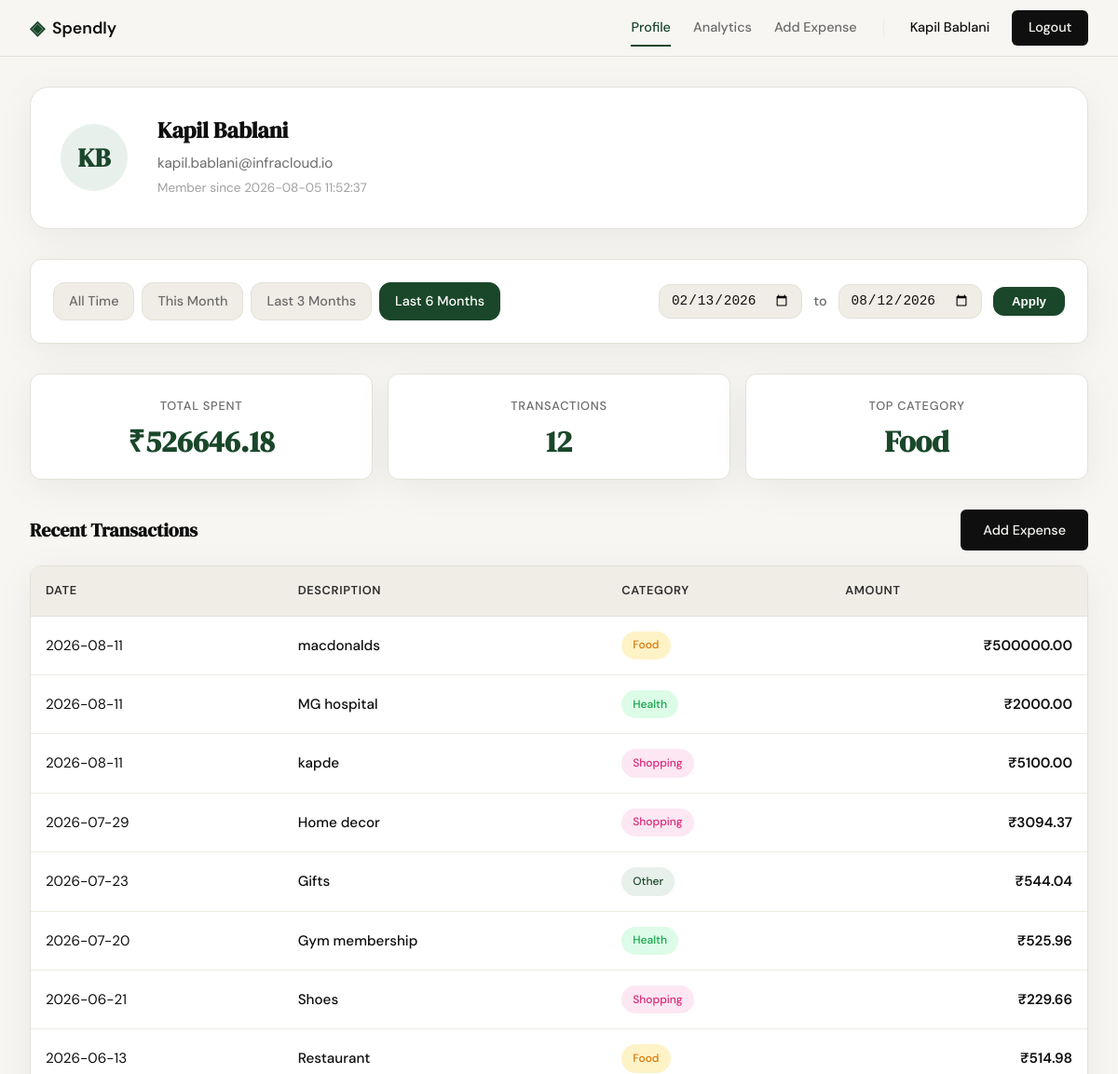
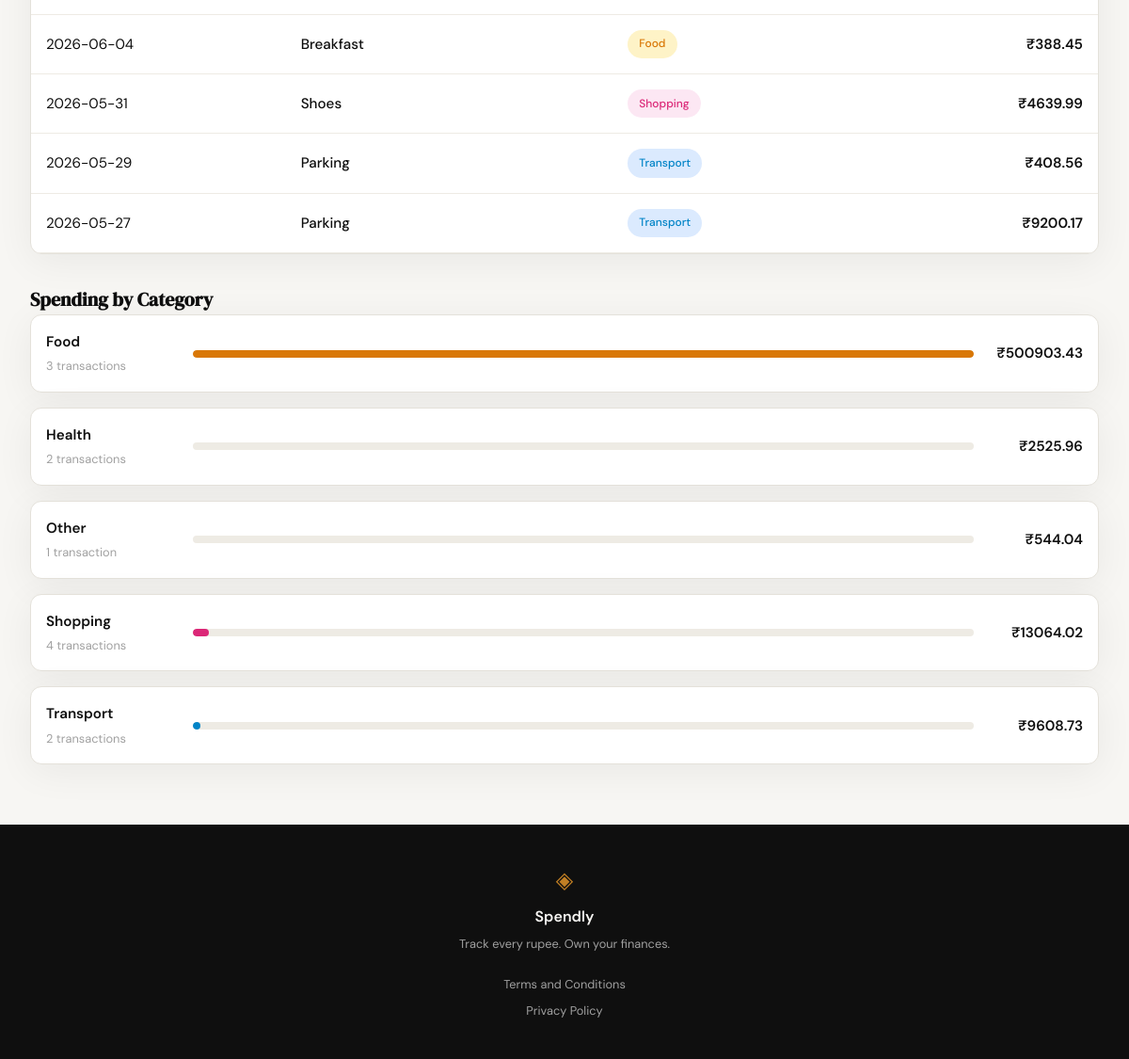
/profile?date_from=2026-02-13&date_to=2026-08-12 (signed in), run on the app's committed database (2 pictures, top to bottom).
### tables this page shows
CREATE TABLE users (
            id INTEGER PRIMARY KEY AUTOINCREMENT,
            name TEXT NOT NULL,
            email TEXT UNIQUE NOT NULL,
            password_hash TEXT NOT NULL,
            created_at TEXT DEFAULT (datetime('now'))
        );

CREATE TABLE expenses (
            id INTEGER PRIMARY KEY AUTOINCREMENT,
            user_id INTEGER NOT NULL,
            amount REAL NOT NULL,
            category TEXT NOT NULL,
            date TEXT NOT NULL,
            description TEXT,
            created_at TEXT DEFAULT (datetime('now')),
            FOREIGN KEY (user_id) REFERENCES users (id)
        );

### app.py (the view)
@app.route("/profile")
def profile():
    if not session.get("user_id"):
        return redirect(url_for("login"))
    user_id = session.get("user_id")
    date_from = parse_iso_date(request.args.get("date_from"))
    date_to = parse_iso_date(request.args.get("date_to"))
    if date_from and date_to and date_from > date_to:
        flash("Start date must be before end date.", "error")
        date_from = None
        date_to = None
    user = get_user_by_id(user_id)
    if not user:
        return redirect(url_for("login"))
    user_name = user["name"]
    user_email = user["email"]
    user_initials = "".join(word[0].upper() for word in user_name.split())
    member_since = user["created_at"]
    expenses = get_user_expenses(user_id, date_from, date_to)
    transactions_data = [
        {
            "date": expense["date"],
            "description": expense["description"] or "",
            "category": expense["category"],
            "category_slug": expense["category"].lower(),
            "amount": f"{expense['amount']:.2f}"
        }
        for expense in expenses
    ]
    summary = get_expense_summary(user_id, date_from, date_to)
    total_spent = summary["total"]
    transaction_count = summary["count"]
    top_category = summary["top_category"]
    categories = summary["categories"]
    preset_this_month = get_preset_dates("this_month")
    preset_last_3_months = get_preset_dates("last_3_months")
    preset_last_6_months = get_preset_dates("last_6_months")
    active_preset = determine_active_preset(date_from, date_to)
    context = {
        "user_name": user_name,
        "user_initials": user_initials,
        "user_email": user_email,
        "member_since": member_since,
        "total_spent": total_spent,
        "transaction_count": transaction_count,
        "top_category": top_category,
        "transactions": transactions_data,
        "categories": categories,
        "date_from": date_from,
        "date_to": date_to,
        "active_preset": active_preset,
        "preset_this_month": preset_this_month,
        "preset_last_3_months": preset_last_3_months,
        "preset_last_6_months": preset_last_6_months,
    }
    return render_template("profile.html", **context)

### app.py (called while the page is built)
def parse_iso_date(value):
    if not value:
        return None
    try:
        return datetime.strptime(value, "%Y-%m-%d").date().isoformat()
    except ValueError:
        return None

def get_preset_dates(preset):
    today = datetime.now().date()
    if preset == "this_month":
        return {
            "from": today.replace(day=1).isoformat(),
            "to": today.isoformat()
        }
    elif preset == "last_3_months":
        return {
            "from": (today - timedelta(days=90)).isoformat(),
            "to": today.isoformat()
        }
    elif preset == "last_6_months":
        return {
            "from": (today - timedelta(days=180)).isoformat(),
            "to": today.isoformat()
        }
    else:  # "all_time" or absent
        return {"from": None, "to": None}

def determine_active_preset(date_from, date_to):
    if not date_from or not date_to:
        return "all_time"
    for preset in ("this_month", "last_3_months", "last_6_months"):
        preset_dates = get_preset_dates(preset)
        if date_from == preset_dates["from"] and date_to == preset_dates["to"]:
            return preset
    return "custom"

### database/db.py (called while the page is built)
def get_db():
    db_path = os.path.join(os.path.dirname(__file__), "..", "spendly.db")
    conn = sqlite3.connect(db_path)
    conn.row_factory = sqlite3.Row
    conn.execute("PRAGMA foreign_keys = ON")
    return conn

def get_user_by_id(user_id):
    db = get_db()
    cursor = db.cursor()
    cursor.execute("SELECT id, name, email, created_at FROM users WHERE id = ?", (user_id,))
    user = cursor.fetchone()
    db.close()
    return user

def get_user_expenses(user_id, date_from=None, date_to=None):
    db = get_db()
    cursor = db.cursor()
    query = "SELECT id, amount, category, date, description FROM expenses WHERE user_id = ?"
    params = [user_id]
    if date_from and date_to:
        query += " AND date BETWEEN ? AND ?"
        params.extend([date_from, date_to])
    query += " ORDER BY date DESC"
    cursor.execute(query, tuple(params))
    expenses = cursor.fetchall()
    db.close()
    return expenses if expenses else []

### templates/profile.html (shortened to what this page needs)
{% extends "base.html" %}
{% block head %}
<link rel="stylesheet" href="{{ url_for('static', filename='css/profile.css') }}">
{% endblock %}
{% block content %}
<div class="profile-wrapper">
  <div class="user-card">
    <div class="user-avatar">{{ user_initials }}</div>
    <div class="user-details">
      <h1 class="user-name">{{ user_name }}</h1>
      <p class="user-email">{{ user_email }}</p>
      <p class="user-meta">Member since {{ member_since }}</p>
    </div>
  </div>
  <div class="filter-bar">
    <div class="filter-presets">
      <a href="{{ url_for('profile') }}"
         class="preset-btn {% if active_preset == 'all_time' %}preset-btn--active{% endif %}">
        All Time
      </a>
      <a href="{{ url_for('profile', date_from=preset_this_month['from'], date_to=preset_this_month['to']) }}"
         class="preset-btn {% if active_preset == 'this_month' %}preset-btn--active{% endif %}">
        This Month
      </a>
      <a href="{{ url_for('profile', date_from=preset_last_3_months['from'], date_to=preset_last_3_months['to']) }}"
         class="preset-btn {% if active_preset == 'last_3_months' %}preset-btn--active{% endif %}">
        Last 3 Months
      </a>
      <a href="{{ url_for('profile', date_from=preset_last_6_months['from'], date_to=preset_last_6_months['to']) }}"
         class="preset-btn {% if active_preset == 'last_6_months' %}preset-btn--active{% endif %}">
        Last 6 Months
      </a>
    </div>
    <form method="GET" action="{{ url_for('profile') }}" class="filter-form">
      <input type="date" name="date_from" value="{{ date_from or '' }}" class="filter-input">
      <span class="filter-separator">to</span>
      <input type="date" name="date_to" value="{{ date_to or '' }}" class="filter-input">
      <button type="submit" class="filter-apply">Apply</button>
    </form>
  </div>
  <div class="stats-grid">
    <div class="stat-box">
      <div class="stat-label">Total Spent</div>
      <div class="stat-value">₹{{ total_spent }}</div>
    </div>
    <div class="stat-box">
      <div class="stat-label">Transactions</div>
      <div class="stat-value">{{ transaction_count }}</div>
    </div>
    <div class="stat-box">
      <div class="stat-label">Top Category</div>
      <div class="stat-value">{{ top_category }}</div>
    </div>
  </div>
  <section class="profile-section">
    <div class="section-header">
      <h2 class="section-heading">Recent Transactions</h2>
      <a href="{{ url_for('add_expense') }}" class="btn-primary">Add Expense</a>
    </div>
    <div class="transactions-table-wrapper">
      <table class="transactions-table">
        <thead>
          <tr>
            <th>Date</th>
            <th>Description</th>
            <th>Category</th>
            <th class="amount-cell">Amount</th>
          </tr>
        </thead>
        <tbody>
          {% for transaction in transactions %}
          <tr>
            <td class="date-cell">{{ transaction.date }}</td>
            <td class="description-cell">{{ transaction.description }}</td>
            <td class="category-cell">
              <span class="category-badge category-{{ transaction.category_slug }}">
                {{ transaction.category }}
              </span>
            </td>
            <td class="amount-cell">₹{{ transaction.amount }}</td>
          </tr>
          {% endfor %}
        </tbody>
      </table>
    </div>
  </section>
  <section class="profile-section">
    <h2 class="section-heading">Spending by Category</h2>
    <div class="breakdown-list">
      {% for category in categories %}
      <div class="breakdown-item">
        <div class="breakdown-label">
          <span class="breakdown-name">{{ category.name }}</span>
          <span class="breakdown-count">{{ category.count }} transaction{% if category.count != 1 %}s{% endif %}</span>
        </div>
        <div class="breakdown-bar-container">
          <div class="breakdown-bar">
            <div
              class="breakdown-bar-fill category-{{ category.slug }}"
              style="width: {{ category.percentage }}%"
            ></div>
          </div>
        </div>
        <div class="breakdown-amount">₹{{ category.total }}</div>
      </div>
      {% endfor %}
    </div>
  </section>
</div>
{% endblock %}

### templates/base.html (shortened to what this page needs)
<!DOCTYPE html>
<html lang="en">
<head>
    <link rel="stylesheet" href="{{ url_for('static', filename='css/style.css') }}">
    {% block head %}{% endblock %}
</head>
<body>
    <nav class="navbar">
        <div class="nav-inner">
            <a href="{{ url_for('landing') }}" class="nav-brand">
                <span class="brand-icon">◈</span>
                <span class="brand-name">Spendly</span>
            </a>
            <div class="nav-links">
                {% if session.get('user_id') %}
                    <a href="{{ url_for('profile') }}" class="nav-link {% if request.endpoint == 'profile' %}active{% endif %}">Profile</a>
                    <a href="{{ url_for('analytics') }}" class="nav-link {% if request.endpoint == 'analytics' %}active{% endif %}">Analytics</a>
                    <a href="{{ url_for('add_expense') }}" class="nav-link {% if request.endpoint == 'add_expense' %}active{% endif %}">Add Expense</a>
                    <span class="nav-username">{{ session.get('user_name', 'User') }}</span>
                    <a href="{{ url_for('logout') }}" class="nav-cta">Logout</a>
                {% else %}
                    <a href="{{ url_for('login') }}">Sign in</a>
                    <a href="{{ url_for('register') }}" class="nav-cta">Get started</a>
                {% endif %}
            </div>
        </div>
    </nav>
    <main class="main-content">
        {% block content %}{% endblock %}
    </main>
    <footer class="footer">
        <div class="footer-inner">
            <span class="brand-icon">◈</span>
            <span class="footer-name">Spendly</span>
            <p class="footer-copy">Track every rupee. Own your finances.</p>
            <div class="footer-links">
                <a href="{{ url_for('terms') }}">Terms and Conditions</a>
                <a href="{{ url_for('privacy') }}">Privacy Policy</a>
            </div>
        </div>
    </footer>
</body>
</html>

### static/css/style.css (style rules this page uses)
:root { --ink: #0f0f0f; --ink-soft: #2d2d2d; --ink-muted: #6b6b6b; --ink-faint: #a0a0a0; --paper: #f7f6f3; --paper-warm: #f0ede6; --paper-card: #ffffff; --accent: #1a472a; --accent-light: #e8f0eb; --accent-2: #c17f24; --accent-2-light: #fdf3e3; --danger: #c0392b; --danger-light: #fdecea; --border: #e4e1da; --border-soft: #eeebe4; --font-display: 'DM Serif Display', Georgia, serif; --font-body: 'DM Sans', system-ui, sans-serif; --max-width: 1200px; --auth-width: 440px; --radius-sm: 6px; --radius-md: 12px; --radius-lg: 20px; }
*, *::before, *::after { box-sizing: border-box; margin: 0; padding: 0; }
html { font-size: 16px; scroll-behavior: smooth; }
body { background: var(--paper); color: var(--ink); font-family: var(--font-body); font-size: 1rem; line-height: 1.6; -webkit-font-smoothing: antialiased; }
a { color: inherit; text-decoration: none; }
.navbar { position: sticky; top: 0; z-index: 100; background: var(--paper); border-bottom: 1px solid var(--border); padding: 0 2rem; }
.nav-inner { max-width: var(--max-width); margin: 0 auto; height: 60px; display: flex; align-items: center; justify-content: space-between; }
.nav-brand { display: flex; align-items: center; gap: 0.5rem; font-family: var(--font-body); font-weight: 600; font-size: 1.1rem; color: var(--ink); }
.brand-icon { color: var(--accent); font-size: 1.3rem; }
.brand-name { color: var(--ink); }
.nav-links { display: flex; align-items: center; gap: 1.5rem; font-size: 0.9rem; font-weight: 500; }
.nav-links a { color: var(--ink-muted); transition: color 0.2s; }
.nav-cta { background: var(--ink) !important; color: var(--paper) !important; padding: 0.45rem 1.1rem; border-radius: var(--radius-sm); transition: background 0.2s !important; }
.main-content { min-height: calc(100vh - 60px - 100px); }
.btn-primary { display: inline-block; background: var(--ink); color: var(--paper); padding: 0.65rem 1.5rem; border-radius: var(--radius-sm); font-family: var(--font-body); font-size: 0.9rem; font-weight: 500; cursor: pointer; border: none; transition: background 0.2s; text-decoration: none; }
.footer { background: var(--ink); color: var(--paper); padding: 2.5rem 2rem; text-align: center; }
.footer-inner { display: flex; flex-direction: column; align-items: center; gap: 0.4rem; }
.footer .brand-icon { color: var(--accent-2); font-size: 1.5rem; }
.footer-name { font-weight: 600; font-size: 1rem; }
.footer-copy { font-size: 0.8rem; color: var(--ink-faint); }
.footer-links { display: flex; flex-direction: column; gap: 0.5rem; margin-top: 1rem; }
.footer-links a { font-size: 0.8rem; color: var(--ink-faint); transition: color 0.2s; }
.nav-link { position: relative; color: var(--ink-muted); transition: color 0.2s; }
.nav-link.active { color: var(--accent); font-weight: 500; }
.nav-link.active::after { content: ''; position: absolute; bottom: -8px; left: 0; right: 0; height: 2px; background: var(--accent); }

### data on the page
users: get "Kapil Bablani", name "Kapil Bablani", email "kapil.bablani@infracloud.io", created_at "2026-08-05 11:52:37"
expenses: category "Food", name "Food", count "3", shows "s", {{ category.percentage }} 100 (drawn), total "500903.43"
expenses: name "Health", count "2", shows "s", total "2525.96"
expenses: name "Shopping", count "4", shows "s", {{ category.percentage }} 2 (drawn), total "13064.02"
expenses: name "Other", count "1", total "544.04"
expenses: name "Transport", count "2", {{ category.percentage }} 1 (drawn), total "9608.73"

### other printed values
{{ user_initials }} "KB"
{{ total_spent }} "526646.18"
{{ transaction_count }} "12"
